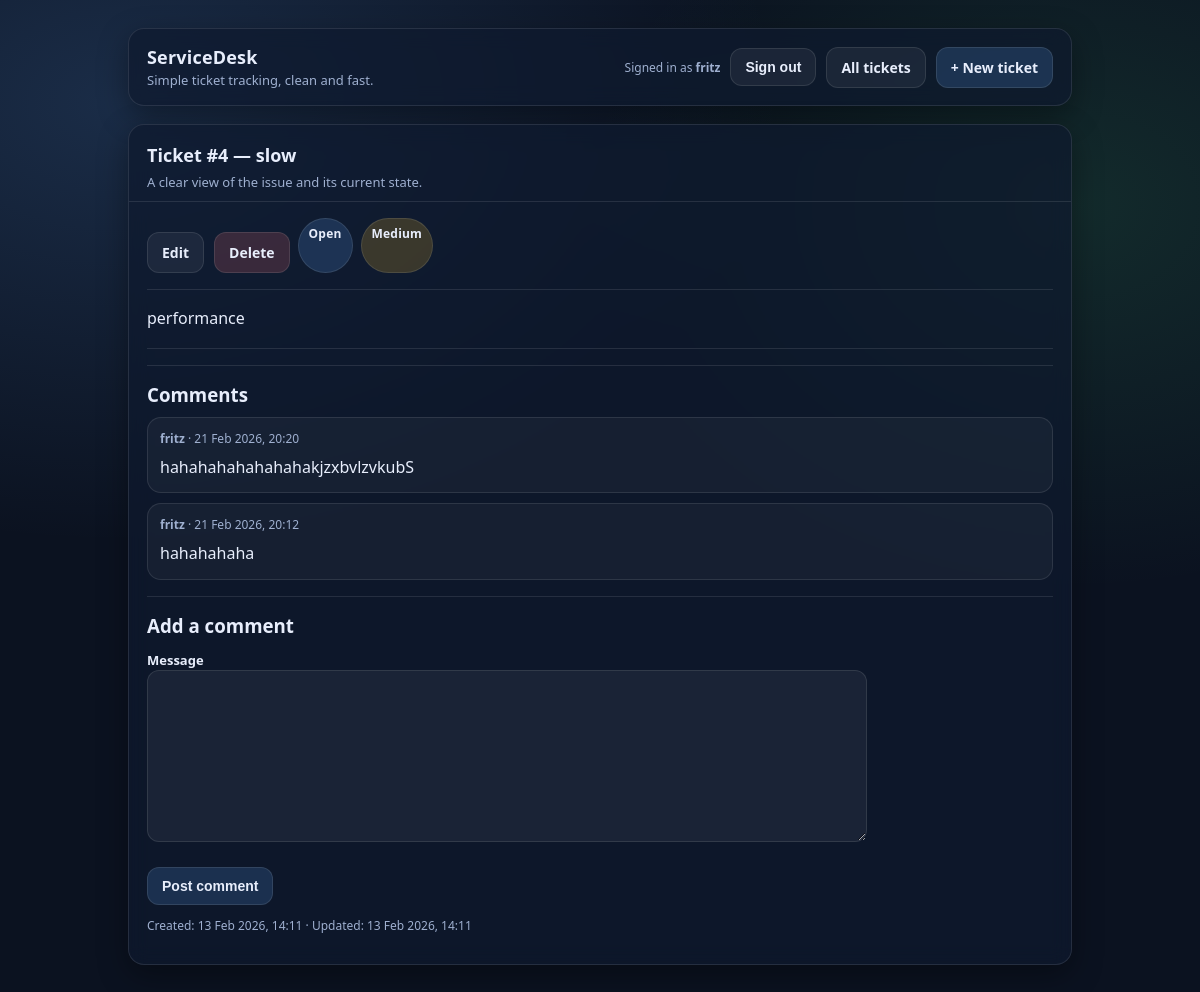
/tickets/4/ (signed in), run on the app's committed database.
### tickets/models.py (models this page shows, shortened)
class Ticket(models.Model):
    class Status(models.TextChoices):
        OPEN = "OPEN", "Open"
        IN_PROGRESS = "IN_PROGRESS", "In progress"
        RESOLVED = "RESOLVED", "Resolved"
        CLOSED = "CLOSED", "Closed"
    class Priority(models.TextChoices):
        LOW = "LOW", "Low"
        MEDIUM = "MEDIUM", "Medium"
        HIGH = "HIGH", "High"
        URGENT = "URGENT", "Urgent"
    title = models.CharField(max_length=200)
    description = models.TextField(blank=True)
    status = models.CharField(
        max_length=20,
        choices=Status.choices,
        default=Status.OPEN,
    )
    priority = models.CharField(
        max_length=10,
        choices=Priority.choices,
        default=Priority.MEDIUM,
    )
    owner = models.ForeignKey(
        settings.AUTH_USER_MODEL,
        on_delete=models.CASCADE,
        related_name="tickets",
        null=True,
        blank=True,
    )
    created_at = models.DateTimeField(auto_now_add=True)
    updated_at = models.DateTimeField(auto_now=True)

class TicketComment(models.Model):
    ticket = models.ForeignKey(
        "Ticket",
        on_delete=models.CASCADE,
        related_name="comments",
    )
    author = models.ForeignKey(
        settings.AUTH_USER_MODEL,
        on_delete=models.CASCADE,
        related_name="ticket_comments",
    )
    message = models.TextField()
    created_at = models.DateTimeField(auto_now_add=True)

### tickets/views.py (the view, shortened to what this page needs)
# urls.py: path("tickets/<int:ticket_id>/", ticket_detail, name="ticket_detail"),
def ticket_detail(request, ticket_id):
    ticket = get_object_or_404(Ticket, id=ticket_id)
    comments = ticket.comments.all().order_by("-created_at")
    comment_form = None
    if request.user.is_authenticated:
        comment_form = TicketCommentForm()
    return render(
        request,
        "tickets/ticket_detail.html",
        {"ticket": ticket, "comments": comments, "comment_form": comment_form},
    )

### tickets/forms.py
class TicketCommentForm(forms.ModelForm):
    class Meta:
        model = TicketComment
        fields = ["message"]

### tickets/templates/tickets/ticket_detail.html (shortened to what this page needs)
{% extends "tickets/base.html" %}
{% block topbar_actions %}
  <a class="btn" href="/tickets/">All tickets</a>
  <a class="btn primary" href="/tickets/new/">+ New ticket</a>
{% endblock %}
{% block content %}
  <div class="card">
    <div class="card-header">
      <h2>Ticket #{{ ticket.id }} — {{ ticket.title }}</h2>
      <div class="sub">A clear view of the issue and its current state.</div>
    </div>
    <div class="card-body">
      <div class="badges" style="justify-content:flex-start;">
      {% if user.is_authenticated %}
        {% if user.is_staff or ticket.owner == user %}
          <div class="actions" style="margin-top: 14px;">
            <a class="btn" href="/tickets/{{ ticket.id }}/edit/">Edit</a>
            <a class="btn" href="/tickets/{{ ticket.id }}/delete/" style="background: rgba(248,113,113,.18);">Delete</a>
          </div>
        {% endif %}
      {% endif %}
        <span class="badge info">{{ ticket.get_status_display }}</span>
        {% if ticket.priority == "URGENT" or ticket.priority == "HIGH" %}
          <span class="badge bad">{{ ticket.get_priority_display }}</span>
        {% elif ticket.priority == "MEDIUM" %}
          <span class="badge warn">{{ ticket.get_priority_display }}</span>
        {% else %}
          <span class="badge good">{{ ticket.get_priority_display }}</span>
        {% endif %}
      </div>
      <div class="divider"></div>
      {% if ticket.description %}
        <p style="margin:0; line-height:1.6;">{{ ticket.description }}</p>
      {% else %}
        <p class="small"><em>No description provided.</em></p>
      {% endif %}
      <div class="divider"></div>
      <div class="divider"></div>
      <h3 style="margin:0 0 10px 0;">Comments</h3>
      {% if comments %}
        <div style="display:flex; flex-direction:column; gap:10px;">
          {% for c in comments %}
            <div style="padding:12px; border:1px solid var(--border); border-radius:14px; background: rgba(255,255,255,.04);">
              <div class="small" style="margin-bottom:8px;">
                <strong>{{ c.author.username }}</strong> · {{ c.created_at|date:"j M Y, H:i" }}
              </div>
              <div style="white-space:pre-wrap; line-height:1.6;">{{ c.message }}</div>
            </div>
          {% endfor %}
        </div>
      {% else %}
        <p class="small">No comments yet.</p>
      {% endif %}
      {% if user.is_authenticated %}
        <div class="divider"></div>
        <h3 style="margin:0 0 10px 0;">Add a comment</h3>
        <form method="post" class="form-grid">
          <div>
            <label for="{{ comment_form.message.id_for_label }}">Message</label>
            {{ comment_form.message }}
          </div>
          <div class="actions">
            <button class="btn primary" type="submit">Post comment</button>
          </div>
        </form>
      {% else %}
        <div class="divider"></div>
        <p class="small">
          <a class="btn" href="/accounts/login/">Sign in</a> to add a comment.
        </p>
      {% endif %}
      <p class="small">
        Created: {{ ticket.created_at|date:"j M Y, H:i" }} ·
        Updated: {{ ticket.updated_at|date:"j M Y, H:i" }}
      </p>
    </div>
  </div>
{% endblock %}

### tickets/templates/tickets/base.html (shortened to what this page needs)
<!doctype html>
<html lang="en">
  <head>
  </head>
  <body>
    <div class="container">
      <div class="topbar">
        <div class="brand">
          <h1>ServiceDesk</h1>
          <p>Simple ticket tracking, clean and fast.</p>
        </div>
        <div>
          <div style="display:flex; gap:10px; align-items:center; flex-wrap:wrap; justify-content:flex-end;">
            {% if user.is_authenticated %}
              <span class="small">Signed in as <strong>{{ user.username }}</strong></span>
               <form method="post" action="/accounts/logout/" style="margin:0;">
                 <button class="btn" type="submit">Sign out</button>
               </form>
            {% else %}
              <a class="btn" href="/accounts/login/">Sign in</a>
            {% endif %}
            {% block topbar_actions %}{% endblock %}
          </div>
        </div>
      </div>
      {% block content %}{% endblock %}
    </div>
  </body>
</html>

### tickets/templates/tickets/base.html (style rules this page uses)
:root { --bg: #0b1220; --card: #0f1a2e; --muted: #9fb0d0; --text: #e8eefc; --border: rgba(255,255,255,.10); --shadow: 0 10px 30px rgba(0,0,0,.35); --radius: 16px; --good: rgba(74,222,128,.18); --warn: rgba(251,191,36,.18); --bad: rgba(248,113,113,.18); --info: rgba(96,165,250,.18); }
* { box-sizing: border-box; }
body { margin:0; font-family: ui-sans-serif, system-ui, -apple-system, Segoe UI, Roboto, Helvetica, Arial; background: radial-gradient(1200px 800px at 10% 10%, rgba(96,165,250,.18), transparent 55%), radial-gradient(900px 700px at 90% 20%, rgba(74,222,128,.12), transparent 55%), var(--bg); color: var(--text); }
a { color: inherit; text-decoration: none; }
.container { max-width: 980px; margin: 0 auto; padding: 28px 18px 60px; }
.topbar { display:flex; align-items:center; justify-content: space-between; gap: 12px; padding: 16px 18px; border: 1px solid var(--border); border-radius: var(--radius); background: rgba(15,26,46,.72); box-shadow: var(--shadow); backdrop-filter: blur(10px); }
.brand { display:flex; flex-direction: column; gap: 2px; }
.brand h1 { margin:0; font-size: 18px; letter-spacing: .2px; }
.brand p { margin:0; color: var(--muted); font-size: 13px; }
.btn { display:inline-flex; align-items:center; gap: 8px; padding: 10px 14px; border-radius: 12px; border: 1px solid var(--border); background: rgba(255,255,255,.06); color: var(--text); cursor:pointer; font-weight: 600; font-size: 14px; }
.btn.primary { background: rgba(96,165,250,.18); }
.card { margin-top: 18px; border: 1px solid var(--border); border-radius: var(--radius); background: rgba(15,26,46,.72); box-shadow: var(--shadow); backdrop-filter: blur(10px); overflow:hidden; }
.card-header { padding: 18px 18px 10px; border-bottom: 1px solid var(--border); }
.card-header h2 { margin:0; font-size: 18px; }
.card-header .sub { margin-top: 6px; color: var(--muted); font-size: 13px; }
.card-body { padding: 16px 18px 18px; }
.badges { display:flex; gap: 8px; flex-wrap: wrap; justify-content: flex-end; }
.badge { padding: 6px 10px; border-radius: 999px; border: 1px solid var(--border); font-size: 12px; font-weight: 700; letter-spacing: .2px; }
.badge.info { background: var(--info); }
.badge.warn { background: var(--warn); }
.form-grid { display:grid; gap: 14px; max-width: 720px; }
label { font-weight: 700; font-size: 13px; }
input, textarea, select { width:100%; padding: 10px 12px; border-radius: 12px; border: 1px solid var(--border); background: rgba(255,255,255,.06); color: var(--text); outline: none; }
textarea { min-height: 140px; resize: vertical; }
.actions { display:flex; gap: 10px; margin-top: 6px; flex-wrap: wrap; }
.divider { height: 1px; background: var(--border); margin: 16px 0; }
.small { color: var(--muted); font-size: 12px; }

### data on the page
Ticket: id "4", title "slow", status "Open", priority "Medium", description "performance", created_at "13 Feb 2026, 14:11", updated_at "13 Feb 2026, 14:11"
TicketComment: author.username "fritz", created_at "21 Feb 2026, 20:20", message "hahahahahahahahakjzxbvlzvkubS"
TicketComment: author.username "fritz", created_at "21 Feb 2026, 20:12", message "hahahahaha"

### other printed values
{{ user.username }} "fritz"
